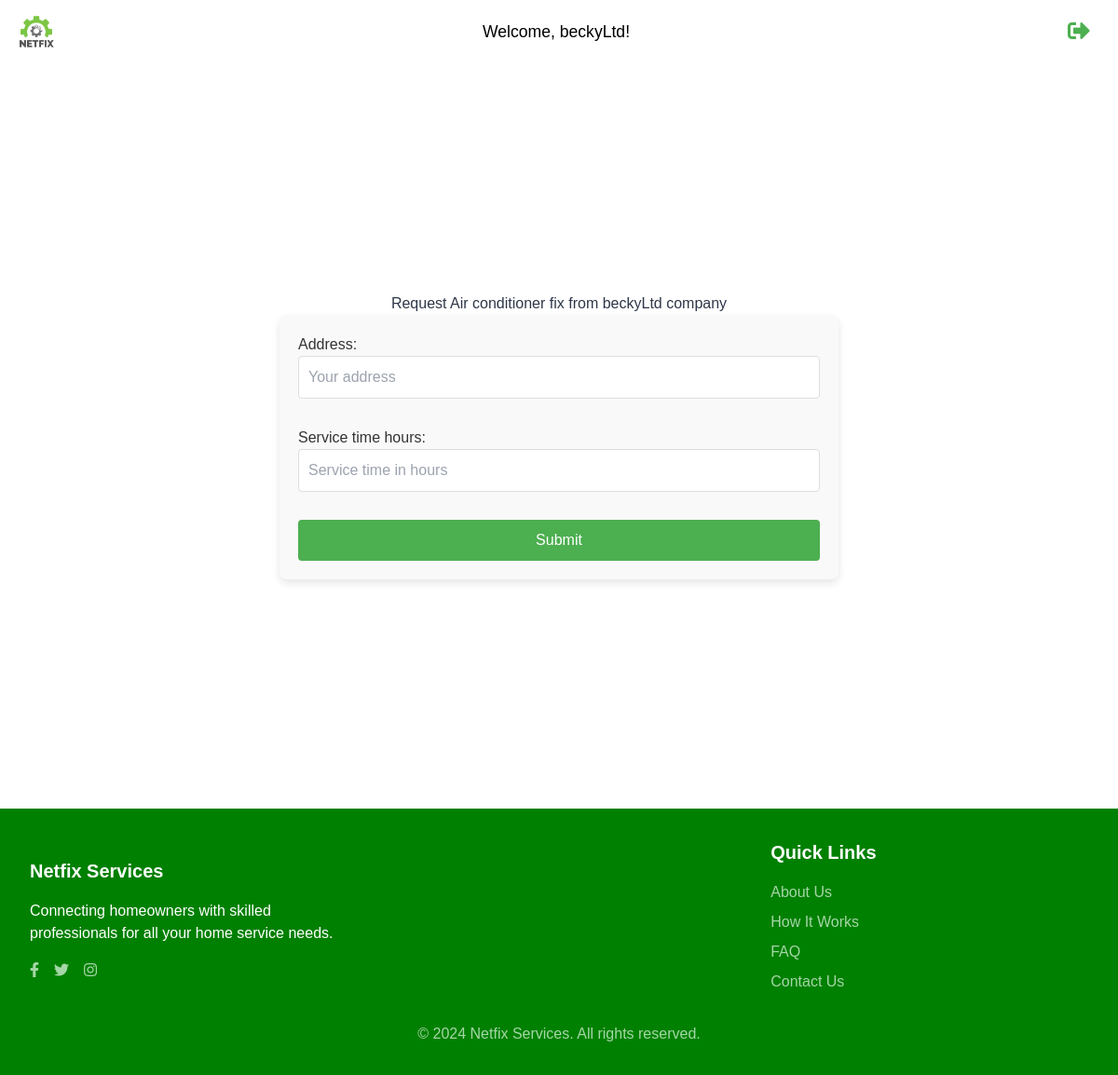
Screenshot of /services/request_service/beckyLtd/3/ (signed in) with the database file from the repository.
### users/models.py (models this page shows, shortened)
class User(AbstractUser):
    is_company = models.BooleanField(default=False)
    is_customer = models.BooleanField(default=False)

class Company(models.Model):
    user = models.OneToOneField(User, on_delete=models.CASCADE, primary_key=True)
    email = models.EmailField(
        max_length=100,
        unique=True,
        blank=False,
        null=False,
        default="default@example.com",
    )
    username = models.CharField(max_length=150, unique=True, blank=False, null=False)
    field_of_work = models.CharField(
        max_length=70,
        choices=(
            ("Air Conditioner", "Air Conditioner"),
            ("All in One", "All in One"),
            ("Carpentry", "Carpentry"),
            ("Electricity", "Electricity"),
            ("Gardening", "Gardening"),
            ("Home Machines", "Home Machines"),
            ("House Keeping", "House Keeping"),
            ("Interior Design", "Interior Design"),
            ("Locks", "Locks"),
            ("Painting", "Painting"),
            ("Plumbing", "Plumbing"),
            ("Water Heaters", "Water Heaters"),
        ),
        blank=False,
        null=False,
    )
    rating = models.IntegerField(
        validators=[MaxValueValidator(5), MinValueValidator(0)], default=0
    )
    description = models.TextField(blank=True, null=True)

### services/models.py (models this page shows, shortened)
class Service(models.Model):
    company = models.ForeignKey(Company, on_delete=models.CASCADE)
    name = models.CharField(max_length=40)
    description = models.TextField()
    price_hour = models.DecimalField(decimal_places=2, max_digits=100)
    rating = models.IntegerField(
        validators=[MinValueValidator(0), MaxValueValidator(5)], default=0
    )
    choices = (
        ("Air Conditioner", "Air Conditioner"),
        ("Carpentry", "Carpentry"),
        ("Electricity", "Electricity"),
        ("Gardening", "Gardening"),
        ("Home Machines", "Home Machines"),
        ("House Keeping", "House Keeping"),
        ("Interior Design", "Interior Design"),
        ("Locks", "Locks"),
        ("Painting", "Painting"),
        ("Plumbing", "Plumbing"),
        ("Water Heaters", "Water Heaters"),
    )
    field = models.CharField(max_length=30, blank=False, null=False, choices=choices)
    date = models.DateTimeField(auto_now=True, null=False)
    class Meta:
        unique_together = (
            "name",
            "company",
        )  # Ensure name and company together are unique

### services/views.py (the view)
@login_required(login_url=reverse_lazy("users:choose_registration"))
def request_service(request, company_name, service_id):
    company = get_object_or_404(Company, username=company_name)
    service = get_object_or_404(Service, id=service_id)
    if request.method == "POST":
        form = RequestServiceForm(request.POST)
        if form.is_valid():
            requested_service = form.save(commit=False)
            requested_service.company = company
            requested_service.service_name = service
            requested_service.service_field = service.field
            requested_service.requested_by = request.user
            requested_service.save()
            return redirect(
                reverse("customer_profile", kwargs={"name": request.user.username})
            )
    else:
        form = RequestServiceForm()
    return render(
        request,
        "services/request_service.html",
        {"form": form, "company": company, "service": service},
    )

### services/forms.py
class RequestServiceForm(forms.ModelForm):
    class Meta:
        model = RequestedService
        fields = ["address", "service_time_hours"]
        widgets = {
            "address": forms.TextInput(attrs={"placeholder": "Your address"}),
            "service_time_hours": forms.NumberInput(
                attrs={"placeholder": "Service time in hours"}
            ),
        }

### services/templates/services/request_service.html (shortened to what this page needs)
{% extends 'main/base.html' %}
{% load static %}
{% block extra_css %}
<link rel="stylesheet" href="{% static 'css/request_service.css' %}">
{% endblock %}
{% block content %}
<div class="form-container">
    <h1>Request {{ service.name }} from {{ company.username }} company</h1>
    <form method="post" class="request-form">
        {{ form.as_p }}
        <button type="submit">Submit</button>
    </form>
</div>
{% endblock %}

### main/templates/main/partials/navigation.html
{% if user.is_authenticated %}
    {% if request.user.is_customer %}
        <nav class="nav-head">
            <div class="menu-toggle" id="mobile-menu">
                <i class="fas fa-bars"></i>
            </div>
            <ul class="navbar">
                <li><a href="{% url 'main:home' %}">Home</a></li>
                <li><a href="{% url 'services:service_list' %}">Services</a></li>
                <li><a href="{% url 'customer_profile' name=request.user.username %}">Profile</a></li>
                <li class="sign-out"><a href="{% url 'main:logout' %}" title="Logout"></a>
                    <i class="fas fa-sign-out-alt"></i>
                </a></li>
            </ul>
        </nav>
        <a class="user-info" href="{% url 'customer_profile' name=request.user.username %}">
            <p>Welcome, {{ request.user.username }}!</p>
        </a>
        <div class="logout">
            <a href="{% url 'main:logout' %}" title="Logout">
                <i class="fas fa-sign-out-alt"></i>
            </a>
        </div>
    {% elif request.user.is_company %}
        <a class="user-info1" href="{% url 'company_profile' name=request.user.username %}">
            <p>Welcome, {{ request.user.username }}!</p>
        </a>
        <div class="logout1">
            <a href="{% url 'main:logout' %}" title="Logout">
                <i class="fas fa-sign-out-alt"></i>
            </a>
        </div>
    {% endif %}
{% else %}
    <div class="user-login">
        <a href="{% url 'users:choose_registration' %}">LOGIN</a>
    </div>
{% endif %}

### static/css/styles.css (style rules this page uses)
html, :host { line-height: 1.5; -webkit-text-size-adjust: 100%; -moz-tab-size: 4; -o-tab-size: 4; tab-size: 4; font-family: ui-sans-serif, system-ui, sans-serif, "Apple Color Emoji", "Segoe UI Emoji", "Segoe UI Symbol", "Noto Color Emoji"; font-feature-settings: normal; font-variation-settings: normal; -webkit-tap-highlight-color: transparent; }
body { margin: 0; line-height: inherit; }
h1, h2, h3, h4, h5, h6 { font-size: inherit; font-weight: inherit; }
a { color: inherit; text-decoration: inherit; }
button, input, optgroup, select, textarea { font-family: inherit; font-feature-settings: inherit; font-variation-settings: inherit; font-size: 100%; font-weight: inherit; line-height: inherit; letter-spacing: inherit; color: inherit; margin: 0; padding: 0; }
button, select { text-transform: none; }
button, input:where([type='button']), input:where([type='reset']), input:where([type='submit']) { -webkit-appearance: button; background-color: transparent; background-image: none; }
blockquote, dl, dd, h1, h2, h3, h4, h5, h6, hr, figure, p, pre { margin: 0; }
input::placeholder, textarea::placeholder { opacity: 1; color: #9ca3af; }
button, [role="button"] { cursor: pointer; }
.min-h-screen { min-height: 100vh; }
body { background-image: url('https://images.unsplash.com/photo-1523217582562-09d0def993a6?ixlib=rb-4.0.3&ixid=MnwxMjA3fDB8MHxwaG90by1wYWdlfHx8fGVufDB8fHx8&auto=format&fit=crop&w=2070&q=80'); background-size: cover; background-attachment: fixed; background-position: center; color: #2D3748; }

### static/css/request_service.css (style rules this page uses)
.form-container { display: flex; flex-direction: column; align-items: center; justify-content: center; min-height: 100vh; background-color: #ffffff; }
.request-form { background-color: #f9f9f9; padding: 20px; border-radius: 8px; box-shadow: 0 4px 8px rgba(0, 0, 0, 0.1); width: 100%; max-width: 600px; }
.request-form button { background-color: #4CAF50; color: #ffffff; border: none; padding: 10px 20px; border-radius: 4px; cursor: pointer; font-size: 16px; transition: background-color 0.3s; width: 100%; }
.request-form p { margin-bottom: 15px; color: #333; }
.request-form input, .request-form select, .request-form textarea { width: 100%; padding: 10px; border: 1px solid #ddd; border-radius: 4px; margin-bottom: 15px; }

### static/css/home_page.css (style rules this page uses)
* { margin: 0; padding: 0; box-sizing: border-box; font-family: Arial, sans-serif; }
body { background-color: #f0f0f0; }
.user-info1 { font-size: 1.1rem; color: black; }
.logout1 a { color: #4CAF50; font-size: 24px; text-decoration: none; padding: 10px; }

### rows the page displays
User: user.username "beckyLtd"
Service: name "Air conditioner fix"
Company: username "beckyLtd"
